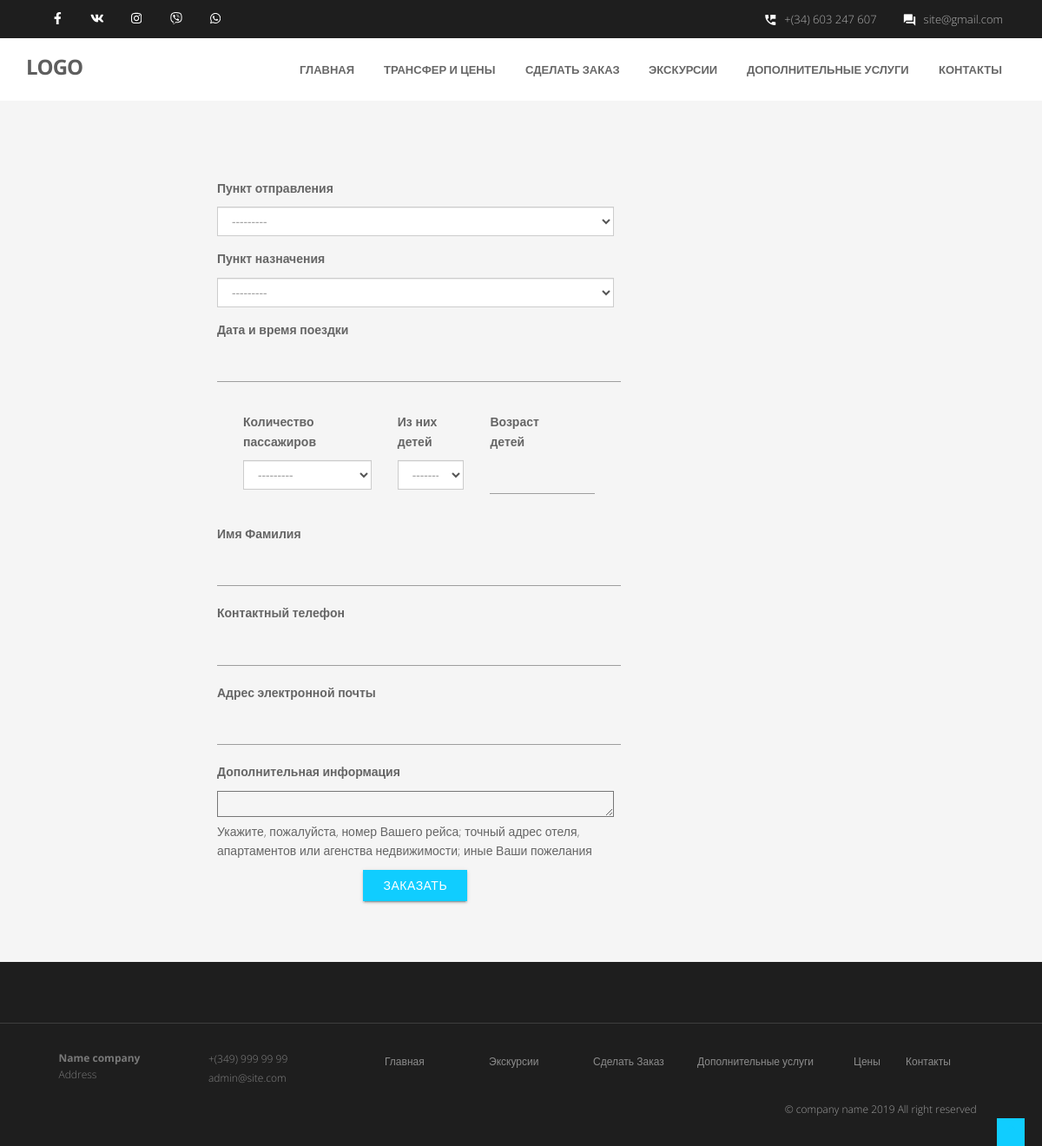
/orders/, run on an earlier commit of the app's database.
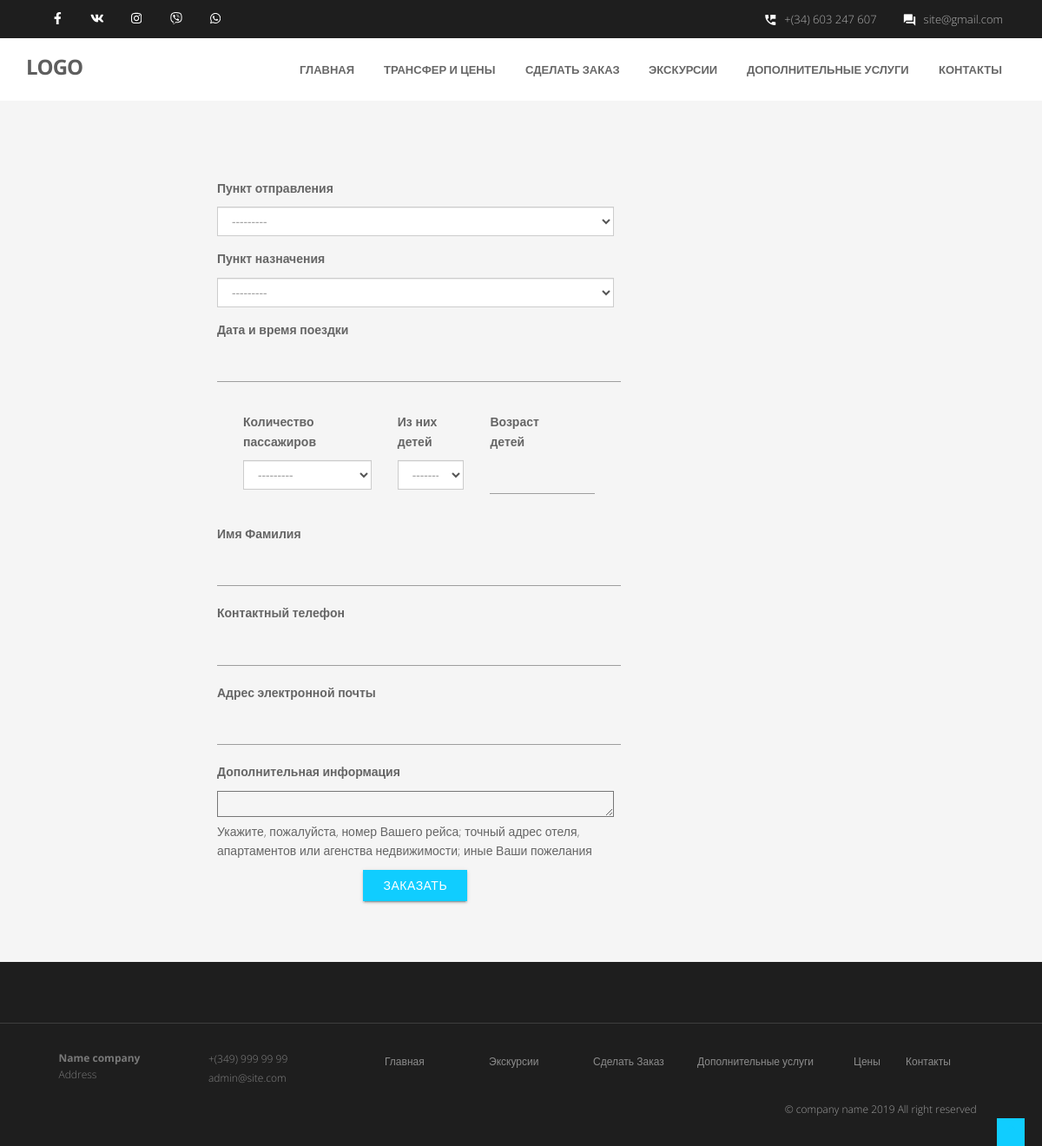
And on a later commit of the database.
### apps/orders/models.py (models this page shows)
class Kolichestvo(models.Model):
    kolichestvo = models.CharField(max_length=10)
    def __str__(self):
        return self.kolichestvo

### apps/orders/views.py (the view, shortened to what this page needs)
# urls.py: path('', Orders.as_view(), name='orders'),
class Orders(FormView):
    template_name = 'order.html'
    form_class = OrderForm
    success_url = '/successfully/'
    model = Order

### apps/orders/forms.py (shortened to what this page needs)
class OrderForm(forms.ModelForm):
    class Meta:
        model = Order
        fields = ('name', 'phone', 'otkuda', 'kuda',
                  'kolichestvo',
                  'data', 'description', 'email','detey','deteydescr')

### apps/orders/models.py (called while the page is built)
    def __str__(self):
        return self.name

    def __str__(self):
        return self.name

### templates/order.html (shortened to what the changed rows need)
{% load widget_tweaks %}
<!DOCTYPE html>
<html lang="ru">
<head>
<link rel="stylesheet" href="/static/materialize/css/materialize.min.css" media="screen,projection" />
<link href="/static/css/bootstrap.min.css" rel="stylesheet" />
<link href="/static/css/fancybox/jquery.fancybox.css" rel="stylesheet">
<link href="/static/css/flexslider.css" rel="stylesheet" />
<link href="/static/css/style.css" rel="stylesheet" />
    <link rel="stylesheet" href="https://cdnjs.cloudflare.com/ajax/libs/bootstrap-datetimepicker/3.1.4/css/bootstrap-datetimepicker.min.css">
        <link rel="stylesheet" href="https://use.fontawesome.com/releases/v5.11.2/css/all.css">
          <link rel="stylesheet" href="https://cdnjs.cloudflare.com/ajax/libs/jquery-datetimepicker/2.5.20/jquery.datetimepicker.min.css" />
</head>
<body>
<div id="wrapper" class="home-page">
    <section id="content">
        <section id="pricing">
            <div class="container">
                    <div class="col-md-8 borders" style="padding-top: 40px;padding-bottom: 40px;">
                    <form method="POST" class="post-form" >
                        <div class="wrap-input100 col-md-8" data-validate="" >
                                <div class="col-md-12">
                                    <div class="form-group col-md-5">
                                        <p><strong>Количество пассажиров</strong></p>
                                            {% render_field form.kolichestvo|add_class:'form-control'%}
                                            </div>
                                </div>
                        </div>
                </form>
            </div>
            </div>
        </section>
    </section>
  </div>
  </body>
</html>

What changed in the data, as far as the page shows it:
added Kolichestvo: kolichestvo "---------"
Also different on the page:
form field kolichestvo: "---------" → (not shown)
